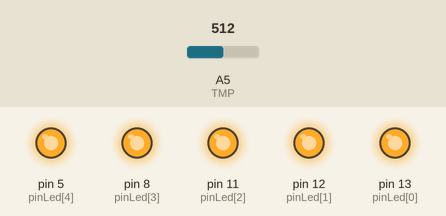
Simulated run of this sketch. Board: Arduino Uno, built with avr-gcc and run on an emulated ATmega328P. Shown: output pins drawn as LEDs (lit = HIGH). The inputs (shaded band) are chosen by the test bench; at power-on: A5 (TMP) = 512.

Above: at 1.8 s.
1.9 s: A5 (TMP) set to 205
3.4 s: A5 (TMP) set to 178
At 5.2 s:
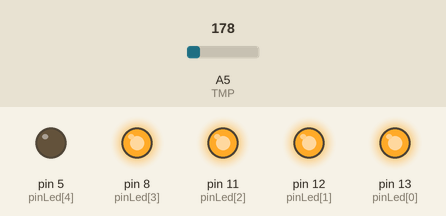
5.5 s: A5 (TMP) set to 122
At 6.9 s:
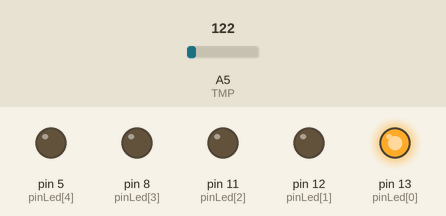
7.5 s: A5 (TMP) set to 107
9.2 s: A5 (TMP) set to 95
At 11.1 s:
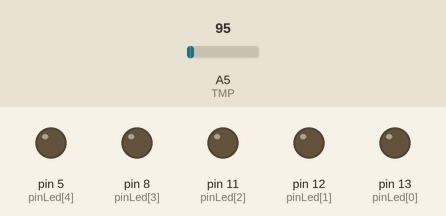
11.5 s: A5 (TMP) set to 306
At 12.6 s:
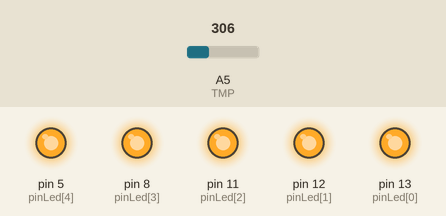
Timing chart, 0 to 14.5 s (numbered marks = the images above; inputs shaded):
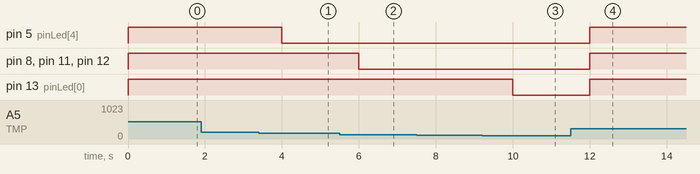

The sketch:

exercise1_interrupts_on_timer.ino
```cpp
// (C) Jessie Johnsson, Yingchao Ji, group: 10 (2024)
// Work package 4
// Exercise 1
// Submission code: 797534

#define TMP A5    // Define TMP as the analog pin A5 used for temperature sensor input.

int pinLed[] = {13,12,11,8,5};   // Array to hold the pin numbers for the LEDs.
int temperature[] = {0,10,20,30,40};  // appears to be temperature thresholds.
int LedNum = sizeof(pinLed)/sizeof(pinLed[0]);   // Calculate the number of LEDs.

//unsigned long perviousMillis = 0 ;
//const long interval = 1000;

// Setup configuration for the microcontroller.
void setup() {

  for(int i = 0 ; i < LedNum; i ++){
    pinMode(pinLed[i],OUTPUT); // setup each pinmode for Leds
  }

  pinMode(TMP,INPUT);   // Set the temperature sensor pin as input.

  cli();  // Disable global interrupts for setup.

  //set timer1 interrupt at 1Hz
  TCCR1A = 0;// set entire TCCR1A register to 0
  TCCR1B = 0;// same for TCCR1B
  TCNT1  = 0;//initialize counter value to 0
  // set compare match register for 1hz increments
  OCR1A = 15624;// = (16*10^6) / (1*1024) - 1 (must be <65536)
  // turn on CTC mode
  TCCR1B |= (1 << WGM12);
  // Set CS12 and CS10 bits for 1024 prescaler
  TCCR1B |= (1 << CS12) | (1 << CS10);
  // enable timer compare interrupt
  TIMSK1 |= (1 << OCIE1A);

  sei();//allow interrupts

  //Timer1.initialize(1000000);
  //Timer1.attachInterrupt(timerISR);

  Serial.begin(9600);   // Start serial communication at 9600 baud rate.

}

void loop() {}   // Main program loop does nothing, functionality is interrupt driven.

int readTemperture(){   // Function to read temperature from sensor and convert it to Celsius.
  int temValue = analogRead(TMP);  // Read the analog value from temperature sensor.
  float temVoltage = temValue * 5.0/1023.0 * 1000;  // Convert that value to millivolts.
  float tem = (temVoltage -500) / 10;   // Convert millivolts to Celsius.
  return (int)tem;   //Return the temperature as an integer.
}

// Function to turn on LEDs according to the temperature.
void readTemAndLedOn(int temp) {
  int LedOn = 0;  // count the number of lights are turn on

  // close all leds
  for (int i = 0; i < LedNum; i++) {
    digitalWrite(pinLed[i], LOW); // Turn off the leds
  }

  // according the temperture's value to light on Leds
  if (temp >= 0 && temp <= 10) { //If temperature is between 0 - 10 degree
    LedOn = 1; // One led needs to be turned on
  } else if (temp >= 11 && temp <= 20) { //If temperature is between 11 - 20 degree
    LedOn = 2;// Two leds need to be turned on
  } else if (temp >= 21 && temp <= 30) { //If temperature is between 21 - 30 degree
    LedOn = 3;// Three leds need to be turned on
  } else if (temp >= 31 && temp <= 40) { //If temperature is between 31 - 40 degree
    LedOn = 4;// Four leds need to be turned on
  } else if (temp >= 40 ) { //If temperature is greater than and equal 40 degree
    LedOn = 5;// Five leds need to be turned on
  }

  // Light on corresponing the Leda
  for (int i = 0; i < LedOn; i++) {
    digitalWrite(pinLed[i], HIGH); // Turn on the leds
  }
}
// Interrupt Service Routine for Timer1 Compare Match A.
  ISR(TIMER1_COMPA_vect){
  int  temperture = readTemperture(); // Read the current temperature.
  readTemAndLedOn(temperture);  // Update the LEDs based on the temperature.
}
```

Measured:
- the behaviour switches between 187 and 186 on A5 (TMP) (found by bisection; images 0 and 1)
- the behaviour switches between 101 and 100 on A5 (TMP) (found by bisection; images 2 and 3)
- after the input at 3.4 s, pin 5 (pinLed[4]): HIGH → LOW after 0.60 s
- after the input at 5.5 s, pin 8 (pinLed[3]), pin 11 (pinLed[2]), pin 12 (pinLed[1]): HIGH → LOW after 0.50 s
- after the input at 9.2 s, pin 13 (pinLed[0]): HIGH → LOW after 0.80 s
- after the input at 11.5 s, pin 5 (pinLed[4]), pin 8 (pinLed[3]), pin 11 (pinLed[2]), pin 12 (pinLed[1]), pin 13 (pinLed[0]): LOW → HIGH after 0.50 s
